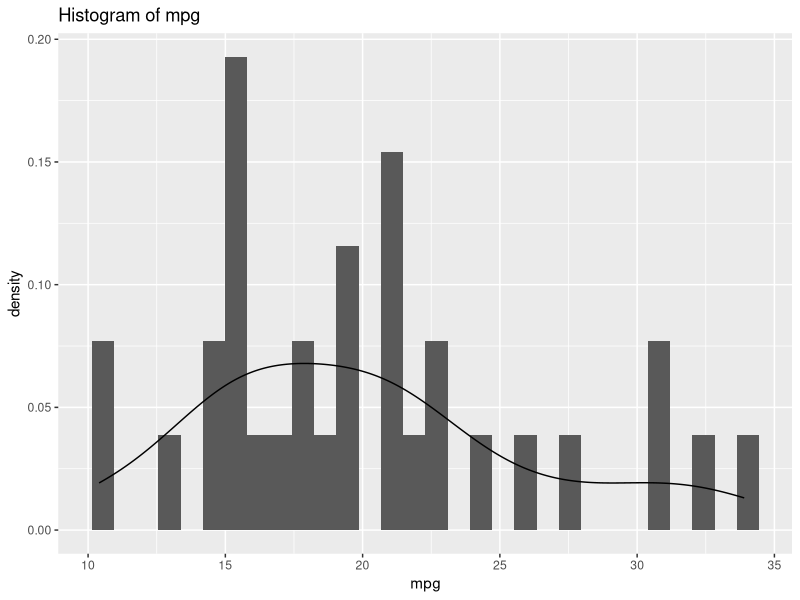
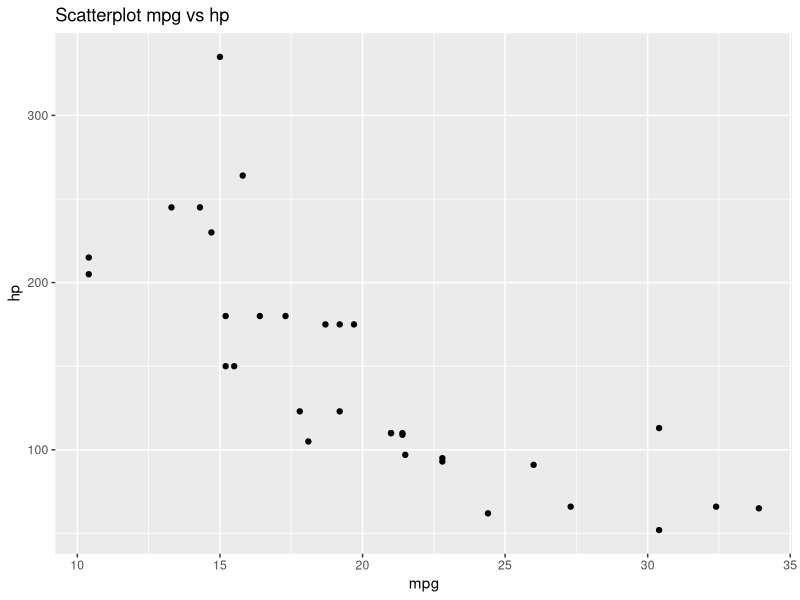

R code for these plots, in order:
# 01. load mtcars dataset
df <- mtcars

# 02. Explore the Dataset
# 02-1. Review the structure of the dataset
str(df)
# 02-2. Display the first six rows of the dataset
# displays the first 5 rows of the dataframe by default unless a number is provided as input
head(df, 6)
# 02-3. Summarize the dataset
summary(df)

# 03. Calculate Descriptive Statistics
# Compute the mean, median, and standard deviation for the mpg variable

# using the summary method
summary(df$mpg)

# display mean, median, and standard deviation for the mpg variable individually
print("Display mean, median, stddev *individually*")
print(sprintf("mpg mean: %f", mean(df$mpg)))
print(sprintf("mpg median: %f", median(df$mpg)))
print(sprintf("mpg standard deviation: %f", sd(df$mpg)))


# 04. Visualize the Dataset
## 04-1. Histogram of mpg
library(ggplot2)
ggplot(df, aes(x=mpg)) + 
  geom_histogram(aes(y = after_stat(density))) +
  geom_density() + 
  labs(title = "Histogram of mpg")

# 04-2. Create a scatterplot of mpg vs. hp (horsepower):
ggplot(df, aes(x = mpg, y = hp)) +
  geom_point() +
  labs(title = "Scatterplot mpg vs hp")

# 05. Group Data by Cylinders
# 05-1. Display groups
# display(df.sort_values("cyl"))
split(df, df$cyl)

# 05-2. Calculate the average mpg for each cyl group (number of cylinders)
aggregate(mpg ~ cyl, data = df, FUN = mean)
